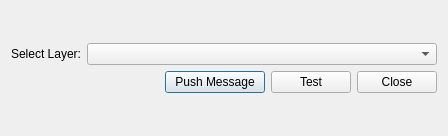
<?xml version="1.0" encoding="UTF-8"?>
<ui version="4.0">
 <class>Dialog</class>
 <widget class="QDialog" name="Dialog">
  <property name="geometry">
   <rect>
    <x>0</x>
    <y>0</y>
    <width>416</width>
    <height>136</height>
   </rect>
  </property>
  <property name="windowTitle">
   <string>Dialog</string>
  </property>
  <layout class="QVBoxLayout" name="verticalLayout_2">
   <item>
    <layout class="QVBoxLayout" name="verticalLayout">
     <item>
      <layout class="QHBoxLayout" name="horizontalLayout_2">
       <item>
        <widget class="QLabel" name="label">
         <property name="text">
          <string>Select Layer:</string>
         </property>
         <property name="alignment">
          <set>Qt::AlignRight|Qt::AlignTrailing|Qt::AlignVCenter</set>
         </property>
        </widget>
       </item>
       <item>
        <widget class="QgsMapLayerComboBox" name="cbbCargarCapas">
         <property name="minimumSize">
          <size>
           <width>350</width>
           <height>0</height>
          </size>
         </property>
        </widget>
       </item>
      </layout>
     </item>
     <item>
      <layout class="QHBoxLayout" name="horizontalLayout">
       <item>
        <spacer name="horizontalSpacer">
         <property name="orientation">
          <enum>Qt::Horizontal</enum>
         </property>
         <property name="sizeHint" stdset="0">
          <size>
           <width>40</width>
           <height>20</height>
          </size>
         </property>
        </spacer>
       </item>
       <item>
        <widget class="QPushButton" name="Boton">
         <property name="minimumSize">
          <size>
           <width>100</width>
           <height>0</height>
          </size>
         </property>
         <property name="text">
          <string>Push Message</string>
         </property>
        </widget>
       </item>
       <item>
        <widget class="QPushButton" name="Prueba">
         <property name="text">
          <string>Test</string>
         </property>
        </widget>
       </item>
       <item>
        <widget class="QPushButton" name="pb_close">
         <property name="text">
          <string>Close</string>
         </property>
        </widget>
       </item>
      </layout>
     </item>
    </layout>
   </item>
  </layout>
 </widget>
 <customwidgets>
  <customwidget>
   <class>QgsMapLayerComboBox</class>
   <extends>QComboBox</extends>
   <header>qgsmaplayercombobox.h</header>
  </customwidget>
 </customwidgets>
 <resources/>
 <connections/>
</ui>
